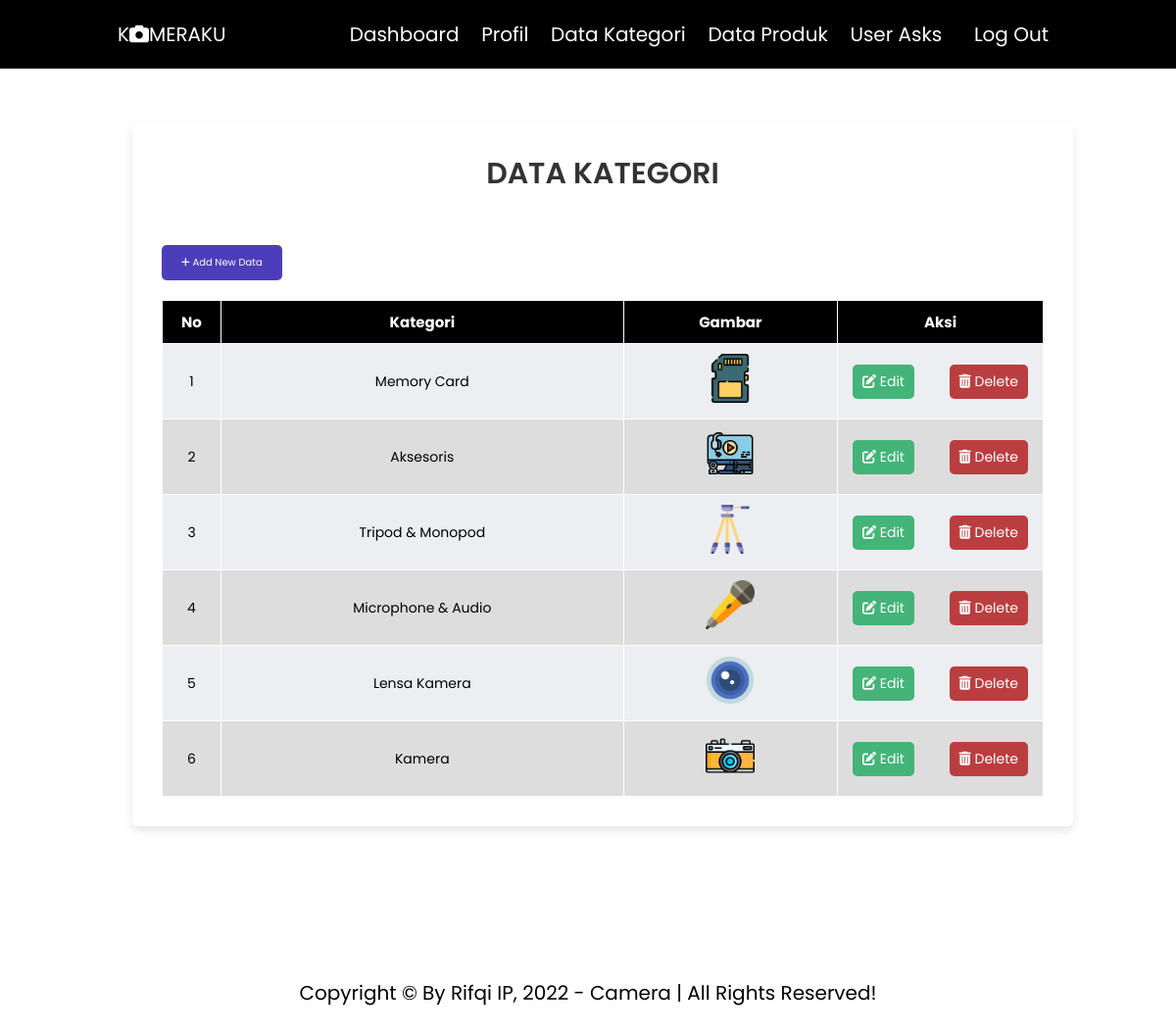
The app's page /project/data_kategori.php (signed in) with its own data.
### tables this page shows
CREATE TABLE `tb_category` (
  `category_id` int(11) NOT NULL,
  `category_name` varchar(25) NOT NULL,
  `category_image` varchar(100) NOT NULL
);

### project/data_kategori.php (the view, shortened to what this page needs)
<?php
include 'db.php';
?>
<!DOCTYPE html>
<html lang="en">
<head>
    <link rel="stylesheet" href="css/style.css">
    <link rel="stylesheet" href="https://cdnjs.cloudflare.com/ajax/libs/font-awesome/6.1.1/css/all.min.css"/>
</head>
<body>
    <section class="header">
        <a href="dashboard.php" class="logo">K<i class="fa-solid fa-camera"></i>meraKu</a>
        <nav class="navbar">
            <a href="dashboard.php" >Dashboard</a>
            <a href="profil.php">Profil</a>
            <a href="data_kategori.php">Data Kategori</a>
            <a href="data_produk.php">Data Produk</a>
            <a href="userask.php">user asks</a>
            <a href="logout.php" class="login-btn">Log out</a>
        </nav>
    </section>
    <section>
        <div class="container-kategori">
          <h1 class="heading-title">Data Kategori</h1>
          <div class="header_fixed">
            <div class="add-btn">
                <a href="tambah-kategori.php" class="add-data-btn"><i class="fa-solid fa-plus"></i> Add New Data</a>
            </div>
            <table>
                <thead>
                    <tr>
                        <th width="60px">No</th>
                        <th>Kategori</th>
                        <th>Gambar</th>
                        <th width="210px">Aksi</th>
                    </tr>
                </thead>
                <tbody>
                    <?php
                    $no = 1;
                    $kategori = mysqli_query($conn, "SELECT * FROM tb_category ORDER BY category_id DESC");
                    if (mysqli_num_rows($kategori) > 0){
                        while($row = mysqli_fetch_array($kategori)){
                            ?>
                            <tr>
                                <td><?php echo $no++; ?></td>
                                <td> <?php echo $row['category_name'] ?></td>
                                <td><a href="img/<?php echo $row['category_image'] ?>" target="_blank" ><img src="img/<?php echo $row['category_image'] ?>" alt="" width="50px"></a></td>
                                <td>
                                    <div class="aksi-btn">
                                        <a href="edit-kategori.php?id=<?php echo $row['category_id'] ?>" class="btn-edit"><i class="fa-solid fa-pen-to-square"></i> Edit</a>
                                        <a href="delete-proses.php?idk=<?php echo $row['category_id'] ?>" class="btn-delete" onclick="return confirm('yakin ingin menghapus ?')" ><i class="fa-solid fa-trash-can"></i> Delete</a>
                                    </div>
                                </td>
                            </tr>
                        <?php  }}else{ ?>
                            <tr>
                                <td colspan="8">Tidak Ada Data</td>
                            </tr>
                        <?php } ?>
                    </tbody>
                </table>
            </div>
        </div>
    </section>
    <section class="footer">
      <div>
          <div class="credit">Copyright &copy by Rifqi IP, 2022 - Camera | all rights reserved! </div>
      </div>
  </section>
</body>
</html>

### project/css/style.css (style rules this page uses)
* { font-family: 'Poppins', sans-serif; margin:0; padding:0; box-sizing: border-box; outline: none; border:none; text-decoration: none; text-transform: capitalize; }
html { font-size: 62.5%; overflow: auto; }
section { padding: 5rem 10%; }
.header { position: sticky; top: 0; left: 0; right: 0; z-index: 1000; background-color: #000; display: flex; padding-top: 2rem; padding-bottom: 2rem; box-shadow: var(--box-shadow); align-items: center; justify-content: space-between; }
.header .logo { font-size: 2rem; color: #fff; text-transform: uppercase; }
.header .navbar a { font-size: 2rem; margin-left: 2rem; color: #fff; }
.header .navbar .login-btn { color: #fff; text-decoration: none; padding: .5rem 1rem; }
.heading-title { position: relative; font-size: 30px; font-weight: 600; color: #333; text-align: center; margin-bottom: 5rem; text-transform: uppercase; }
.container-kategori, .container-produk { position: relative; max-width: 100%; width: 100%; border-radius: 6px; padding: 30px; margin: 5px 15px; background-color: #fff; box-shadow: 0 5px 10px rgba(0,0,0,0.1); z-index: 1; }
table { border-collapse: collapse; width: 100%; }
.header_fixed { height: auto; overflow: auto; margin-top: 30px; overflow: auto; text-align: center; }
.header_fixed thead th { position: sticky; top: 0; background-color: #000; color: #fff; font-size: 15px; }
th,td { border: 1px solid #fff; padding: 10px 5px; font-size: 14px; }
tr:nth-child(even) { background-color: #ddd; }
tr:nth-child(odd) { background-color: #edeef1; }
td .aksi-btn { position: sticky; display: flex; justify-content: space-between; }
td a { margin-left: 1rem; margin-right: 1rem; }
td .btn-edit { border: 1px; padding: 7px 10px; border-radius: 5px; background-color: #44b478; text-decoration: none; color: #fff; }
td .btn-delete { border: 1px; padding: 7px 10px; border-radius: 5px; background-color: #ba3e40; text-decoration: none; color: #fff; }
.add-btn { position: sticky; display: flex; justify-content: space-between; }
.add-data-btn { border: 1px; padding: 10px 20px; border-radius: 5px; background-color: #4c3eba; text-decoration: none; color: #fff; margin-bottom: 20px; }
.footer .credit { text-align: center; margin-top: 2.5rem; padding: 1rem; padding-top: 2.5rem; font-size: 2rem; color: var(--white); }

### records on screen
tb_category: category_name "Memory Card", category_image (picture)
tb_category: category_name "Aksesoris", category_image (picture)
tb_category: category_name "Tripod & Monopod", category_image (picture)
tb_category: category_name "Microphone & Audio", category_image (picture)
tb_category: category_name "Lensa Kamera", category_image (picture)
tb_category: category_name "Kamera", category_image (picture)
